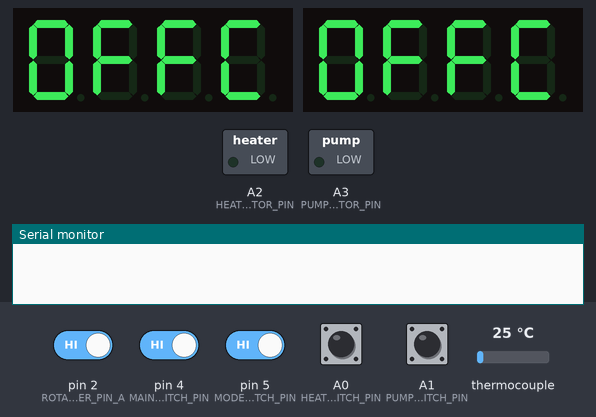
Bench run of a sketch on a simulated Arduino Uno, built with avr-gcc and run on an emulated ATmega328P. On the bench: 2 × 4-digit seven-segment display, switched loads named in the sketch (green lamp = pin HIGH), the last lines printed to the serial monitor. The inputs (shaded band) are chosen by the test bench; at power-on: A0 (HEAT_SWITCH_PIN), A1 (PUMP_SWITCH_PIN), pin 2 (ROTARY_ENCODER_PIN_A), pin 4 (MAIN_SWITCH_PIN), pin 5 (MODE_SWITCH_PIN) HIGH, thermocouple 25 °C.

Above: at 2.9 s.
3.0 s: pin 4 (MAIN_SWITCH_PIN) driven LOW and pin 5 (MODE_SWITCH_PIN) driven LOW
At 5.5 s:
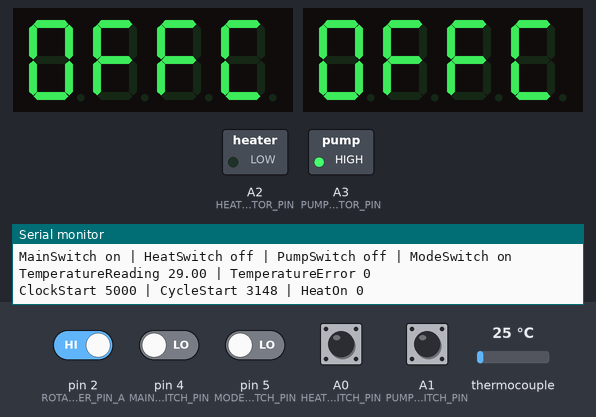
11.7 s: pin 4 (MAIN_SWITCH_PIN) driven HIGH
At 12.2 s:
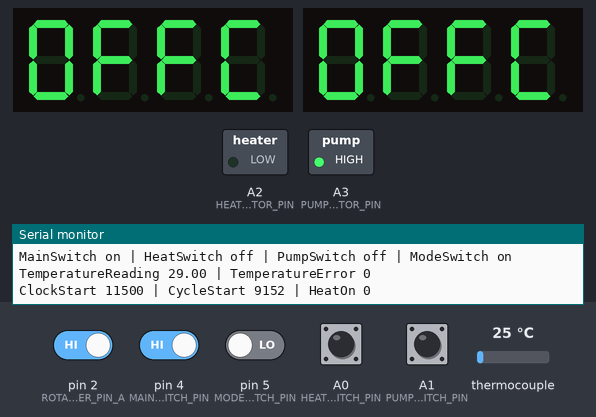
13.2 s: pin 4 (MAIN_SWITCH_PIN) driven LOW
At 14.0 s:
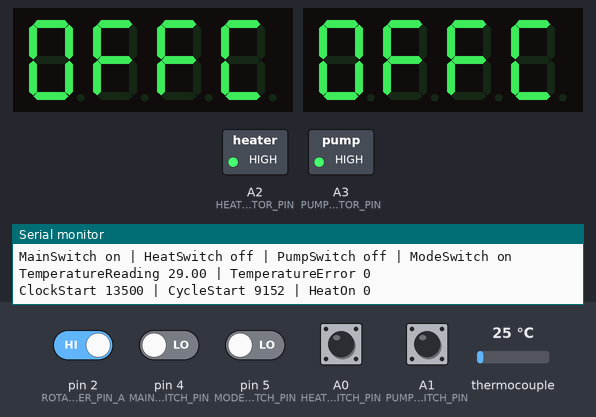
Timing chart, 0 to 17.2 s (numbered marks = the images above; inputs shaded):
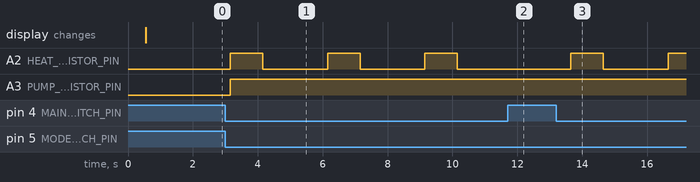

The sketch:

yellow-box-proto.ino
```cpp
#include <TM1637Display.h>
#include <Adafruit_MAX31865.h>

// Global vars
boolean MainSwitch = false;
boolean HeatSwitch = false;
boolean PumpSwitch = false;
boolean ModeSwitch = false;

int RotaryEncoderState;
int RotaryEncoderLastState;
float RotaryEncoderReading = 101.0;
float RotaryEncoderSpeed = 1.0;
unsigned long RotaryEncoderLastChangeTime = 0;

float TemperatureReading = 0.0;
uint8_t TemperatureError;
boolean TemperatureRising = true;

unsigned long ClockStart = 0;
unsigned long CycleStart = 0;

// LCD Pins
#define CLK_TEMP 13
#define DIO_TEMP 12
#define CLK_TARGET 11
#define DIO_TARGET 10
#define TERMOMETER_CS 6
#define TERMOMETER_SDI 7
#define TERMOMETER_SDO 8
#define TERMOMETER_CLK 9

// Constants
const int MAIN_SWITCH_PIN = 4;
const int MODE_SWITCH_PIN = 5;
const int HEAT_SWITCH_PIN = A0;
const int PUMP_SWITCH_PIN = A1;

const int HEAT_TRANSISTOR_PIN = A2;
const int PUMP_TRANSISTOR_PIN = A3;

const int ROTARY_ENCODER_PIN_A = 2;
const int ROTARY_ENCODER_PIN_B = 3;

const int DUTY_CLOCK = 500;
const int DUTY_CYCLE = 3000;
const float HEATER_ACTIVE = 0.3;

const float TEMP_ERROR = 4.0;
const float TEMP_RISING_OFFSET = 0.0;
const float TEMP_SINKING_OFFSET = 0.0;

const uint8_t SEG_BOIL[] = {
  SEG_F | SEG_E | SEG_D | SEG_C | SEG_G,            // b
  SEG_C | SEG_D | SEG_E | SEG_G,                    // o
  SEG_E,                                            // i
  SEG_D | SEG_E                                     // l
};
const uint8_t SEG_ERROR[] = {
  SEG_A | SEG_D | SEG_F | SEG_E | SEG_G,            // E
  SEG_E | SEG_G,                                    // r
  SEG_E | SEG_G,                                    // r
  SEG_C | SEG_D | SEG_E | SEG_G                     // o
};
const uint8_t SEG_CELCIUS[] = {
  SEG_E | SEG_F | SEG_A | SEG_D                     // C
};
const uint8_t SEG_OFF[] = {
  SEG_A | SEG_B | SEG_C | SEG_D | SEG_E | SEG_F,    // O
  SEG_A | SEG_E | SEG_F | SEG_G,                    // F
  SEG_A | SEG_E | SEG_F | SEG_G                     // F
};

// Imported functionality
//
// The value of the Rref resistor. Use 430.0 for PT100 and 4300.0 for PT1000
#define RREF      430.0
// The 'nominal' 0-degrees-C resistance of the sensor
// 100.0 for PT100, 1000.0 for PT1000
#define RNOMINAL  100.0

TM1637Display displayTemp(CLK_TEMP, DIO_TEMP);
TM1637Display displayTarget(CLK_TARGET, DIO_TARGET);

Adafruit_MAX31865 max =
  Adafruit_MAX31865(
    TERMOMETER_CS, TERMOMETER_SDI, TERMOMETER_SDO, TERMOMETER_CLK);
```

heat.ino
```cpp
void controlHeater() {
  if (temperatureTooLow() && activePartOfCycle()) {
    digitalWrite(HEAT_TRANSISTOR_PIN, HIGH);
  } else {
    digitalWrite(HEAT_TRANSISTOR_PIN, LOW);
  }
}

boolean temperatureTooLow() {
  boolean result = false;

  if (TemperatureRising) {
    if (TemperatureReading + TEMP_RISING_OFFSET < RotaryEncoderReading) {
      result = true;
    } else {
      TemperatureRising = false;
    }

  } else {
    if (TemperatureReading + TEMP_SINKING_OFFSET < RotaryEncoderReading) {
      result = true;
      TemperatureRising = true;
    }
  }

  return result;
}

boolean activePartOfCycle() {
  boolean result = false;

  if (millis() >= CycleStart + DUTY_CYCLE) {
    CycleStart = millis();
    result = true;

  } else if (millis() < CycleStart + (DUTY_CYCLE * HEATER_ACTIVE)) {
    result = true;
  }

  return result;
}
```

loop.ino
```cpp
void displayTemperature(TM1637Display display, float temp, boolean error=false);

void loop() {
  if (isNextIteration()) {
    readSwitches();
    readRotaryEncoder();
    readTemperature();

    if (MainSwitch) {
      printSwitches();
      printRotaryEncoder();
      printTemperature();
      printHeatDebug();
      displayTemperature(displayTarget, RotaryEncoderReading);
      displayTemperature(displayTemp, TemperatureReading, TemperatureError);

      if (ModeSwitch) {
        // TODO: Add smart temperature adjustment here
        controlHeater();
        digitalWrite(PUMP_TRANSISTOR_PIN, HIGH);

      } else {
        digitalWrite(HEAT_TRANSISTOR_PIN, HeatSwitch ? HIGH : LOW);
        digitalWrite(PUMP_TRANSISTOR_PIN, PumpSwitch ? HIGH : LOW);
      }

    } else {
      displayTarget.setSegments(SEG_OFF);
      displayTemp.setSegments(SEG_OFF);
    }
  }
}

boolean isNextIteration() {
  boolean result = false;
  if (millis() >= ClockStart + DUTY_CLOCK) {
    result = true;
    ClockStart = millis();
  }
  return result;
}
```

output.ino
```cpp
void printSwitches() {
  Serial.println();
  Serial.print("MainSwitch ");
  Serial.print(MainSwitch ? "on" : "off");
  Serial.print(" | HeatSwitch ");
  Serial.print(HeatSwitch ? "on" : "off");
  Serial.print(" | PumpSwitch ");
  Serial.print(PumpSwitch ? "on" : "off");
  Serial.print(" | ModeSwitch ");
  Serial.print(ModeSwitch ? "on" : "off");
  Serial.println();
}

void printRotaryEncoder() {
  // TODO: Fiks rotary encoder (dritt)
  // Serial.print("RotaryEncoderState ");
  // Serial.print(RotaryEncoderState);
  // Serial.print(" | RotaryEncoderLastState ");
  // Serial.print(RotaryEncoderLastState);
  // Serial.print(" | RotaryEncoderReading ");
  // Serial.print(RotaryEncoderReading);
  // Serial.print(" | RotaryEncoderSpeed ");
  // Serial.print(RotaryEncoderSpeed);
  // Serial.print(" | RotaryEncoderLastChangeTime ");
  // Serial.print(RotaryEncoderLastChangeTime);
  // Serial.println();
}

void printTemperature() {
  Serial.print("TemperatureReading ");
  Serial.print(TemperatureReading);
  Serial.print(" | TemperatureError ");
  Serial.print(TemperatureError);
  Serial.println();
}

void printHeatDebug() {
  Serial.print("ClockStart ");
  Serial.print(ClockStart);
  Serial.print(" | CycleStart ");
  Serial.print(CycleStart);
  Serial.print(" | HeatOn ");
  Serial.print(digitalRead(HEAT_TRANSISTOR_PIN));
  Serial.println();
}

void displayTemperature(TM1637Display display, float temp, boolean error=false) {
  if (error || temp < 0) {
    display.setSegments(SEG_ERROR);
  }
  else if (temp >= 100) {
    display.setSegments(SEG_BOIL);
  } else {
    display.showNumberDecEx(round(temp*10), 0b01000000, false, 3, 0);
    display.setSegments(SEG_CELCIUS, 1, 3);
  }
}
```

read.ino
```cpp
void readSwitches() {
  MainSwitch = !digitalRead(MAIN_SWITCH_PIN);
  ModeSwitch = !digitalRead(MODE_SWITCH_PIN);
  HeatSwitch = !digitalRead(HEAT_SWITCH_PIN);
  PumpSwitch = !digitalRead(PUMP_SWITCH_PIN);
}

void readRotaryEncoder() {
  // TODO: Fiks rotary encoder
  // Reads the "current" state of the outputA
  // RotaryEncoderState = digitalRead(ROTARY_ENCODER_PIN_A);

  // If the previous and the current state of the outputA are different,
  // that means a Pulse has occured
  // if (RotaryEncoderState != RotaryEncoderLastState) {

    // If the outputB state is different to the outputA state,
    // that means the encoder is rotating clockwise
    // if ((millis() - RotaryEncoderLastChangeTime) < 200) {
    //   RotaryEncoderSpeed += 0.1;
    // } else {
    //   RotaryEncoderSpeed = 0.1;
    // }
    // if (digitalRead(ROTARY_ENCODER_PIN_B) != RotaryEncoderState) {
    //   RotaryEncoderReading += RotaryEncoderSpeed;
    // } else {
    //   RotaryEncoderReading -= RotaryEncoderSpeed;
    // }
    // RotaryEncoderLastChangeTime = millis();
  // }

  // Updates the previous state of the outputA with the current state
  // RotaryEncoderLastState = RotaryEncoderState;
}

void readTemperature() {
  uint16_t rtd = max.readRTD();
  float ratio = rtd;
  ratio /= 32768;
  TemperatureReading = max.temperature(RNOMINAL, RREF) + TEMP_ERROR;
  TemperatureError = max.readFault();
}
```

setup.ino
```cpp
void setup() {
  max.begin(MAX31865_2WIRE);
  displayTemp.setBrightness(0x0f);
  displayTarget.setBrightness(0x0f);
  pinMode(MAIN_SWITCH_PIN, INPUT);
  pinMode(HEAT_SWITCH_PIN, INPUT);
  pinMode(PUMP_SWITCH_PIN, INPUT);
  pinMode(MAIN_SWITCH_PIN, INPUT);
  pinMode(HEAT_TRANSISTOR_PIN, OUTPUT);
  pinMode(PUMP_TRANSISTOR_PIN, OUTPUT);
  pinMode(ROTARY_ENCODER_PIN_A, INPUT);
  pinMode(ROTARY_ENCODER_PIN_B, INPUT);
  RotaryEncoderLastState = digitalRead(ROTARY_ENCODER_PIN_A);
  Serial.begin(9600);
}
```

Measured:
- after the input at 3.0 s, A2 (HEAT_TRANSISTOR_PIN): alternates HIGH for 1.0 s and LOW for 2.0 s, starting after 0.15 s; A3 (PUMP_TRANSISTOR_PIN): LOW → HIGH after 0.15 s
- after the input at 11.7 s, A2 (HEAT_TRANSISTOR_PIN): stays LOW (without the input it goes to HIGH after 0.45 s)
- after the input at 13.2 s, A2 (HEAT_TRANSISTOR_PIN): LOW → HIGH after 0.45 s, → LOW 1.0 s later, → HIGH 2.0 s later
